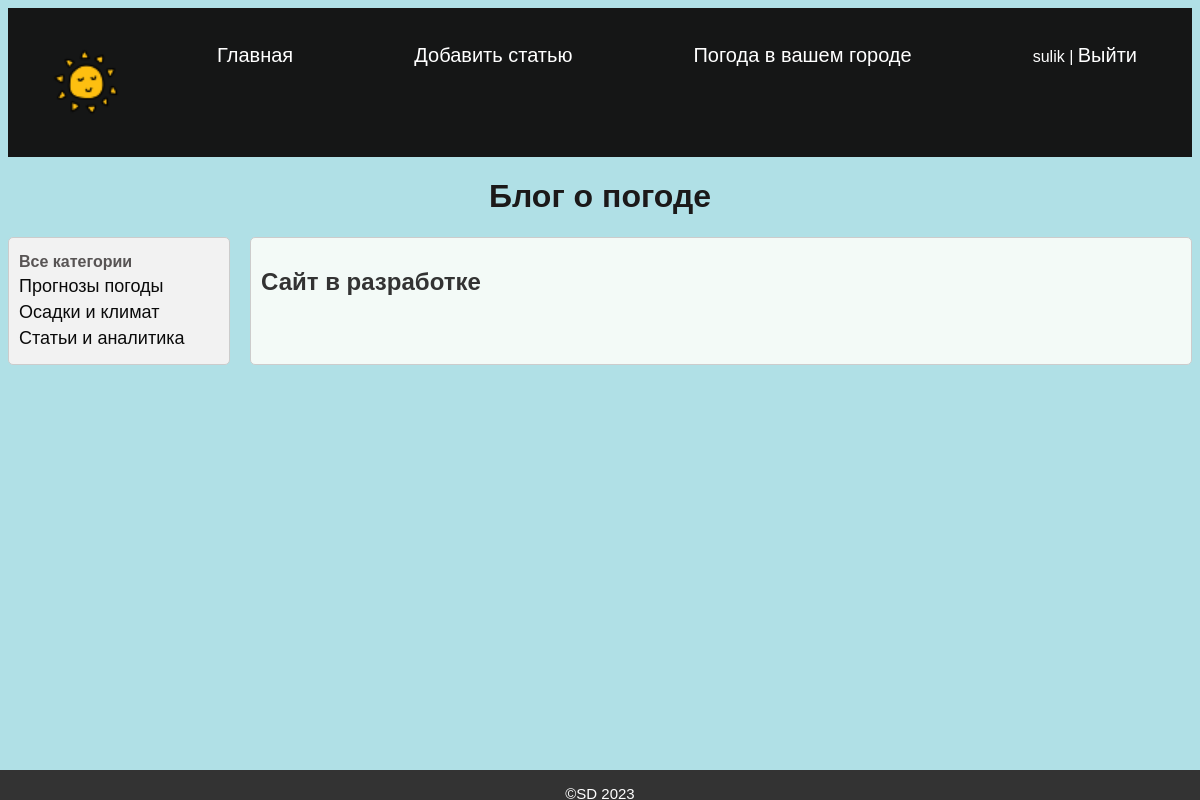
The page /about/ (signed in) on the database its author committed.
### blog/models.py (models this page shows, shortened)
class Category(models.Model):
    name = models.CharField(max_length=100, db_index=True)
    slug = models.SlugField(max_length=255, unique=True, db_index=True, verbose_name="URL")
    def get_absolute_url(self):
        return reverse('category', kwargs={'cat_id': self.pk})

### blog/views.py (the view)
# urls.py: path('about/', AboutView.as_view(), name='about'),
class AboutView(TemplateView):
    template_name = 'blog/about.html'
    def get_context_data(self, **kwargs):
        context = super().get_context_data(**kwargs)
        context['posts'] = Blog.objects.all()
        context['cats'] = Category.objects.all()
        user_menu = get_user_context()['menu']
        user_menu.pop(1)
        context['menu'] = user_menu
        context['title'] = 'О сайте'
        context['cat_selected'] = 0
        return context

### blog/utils.py (called while the page is built)
def get_user_context():
    return {
        'menu': [
            {'title': "Главная", 'url_name': 'home'},
            {'title': "О сайте", 'url_name': 'about'},
            {'title': "Добавить статью", 'url_name': 'add_page'},
            {'title': "Погода в вашем городе", 'url_name': 'weather'},
        ]
    }

### blog/templates/blog/about.html
{% extends 'blog/base.html' %}
{% block content %}
<h2 style="text-align: left;">Сайт в разработке</h2>
{% endblock %}

### blog/templates/blog/base.html (shortened to what this page needs)
{% load static %}
<!DOCTYPE html>
<html>
<head>
    <link rel="stylesheet" href="{% static 'css/style.css' %}">
</head>
<body>
    <div class="header">
        <div class="wrap">
            {% block mainmenu %}
            <div class="header">
                <ul id="mainmenu" class="mainmenu">
                <li class="logo"><a href="{% url 'home' %}"><img src="{% static 'blog/logovaz.png' %}" alt=""><div class="logo"></div></a></li>
    {% for m in menu %}
                <li><a href="{% url m.url_name %}">{{m.title}}</a></li>
    {% endfor %}
                    {% if user.is_authenticated %}
                    <li class="last"> {{user.username}} | <a href="{% url 'logout' %}">Выйти</a></li>
                    {% else %}
                        <li class="last"><a href="{% url 'register' %}">Регистрация </a>| <a href="{% url 'login' %}">Войти</a></li>
                    {% endif %}
                    </ul>
            </div>
    {% endblock mainmenu %}
        </div>
    </div>
    <h1>Блог о погоде</h1>
    <div class="content-wrap">
        <div class="sidebar">
            {% if cat_selected == 0 %}
                <li class="selected">Все категории</li>
            {% else %}
                <li><a href="{% url 'home' %}">Все категории</a></li>
            {% endif %}
            {% for c in cats %}
                {% if c.pk == cat_selected %}
                    <li class="selected">{{c.name}}</li>
                {% else %}
                    <li><a href="{{ c.get_absolute_url }}">{{c.name}}</a></li>
                {% endif %}
            {% endfor %}
        </div>
        <div class="blogs">
            {% block content %}
            {% endblock %}
        </div>
    </div>
<tr><td valign=top>
	<div class="footer">
		<p>&copy;SD 2023 </p>
	</div>
</td></tr></table>
</body>
</html>

### blog/static/css/style.css (style rules this page uses)
body { font-family: Arial, sans-serif; background-color: powderblue; color: rgb(88, 84, 84); }
.header { background-color: rgb(21, 22, 22); color: #fff; padding: 10px; }
.wrap { max-width: 1200px; margin: 0 auto; padding: 0 20px; }
.mainmenu { list-style: none; padding: 0; display: flex; justify-content: space-between; }
.mainmenu li { display: inline-block; margin-right: 15px; }
.mainmenu li a { font-size: 20px; color: #fff; text-decoration: none; }
h1 { text-align: center; color: rgb(27, 25, 25); }
.content-wrap { display: flex; }
.sidebar { background-color: #f2f2f2; padding: 10px; border: 1px solid #ccc; border-radius: 5px; flex: 0 0 200px; margin-right: 20px; }
.sidebar li { list-style-type: none; margin: 5px 0; }
.sidebar li.selected { font-weight: bold; background-color: #f2f2f2; }
.sidebar a { font-size: 18px; text-decoration: none; color: rgb(10, 10, 10); }
.blogs { flex: 1; background-color: rgb(243, 250, 247); padding: 10px; border: 1px solid #ccc; border-radius: 5px; }
.blogs h2 { color: #333; }
.footer { background-color: #333; color: #fff; font-size: 15px; text-align: center; padding: 0; position: fixed; left: 0; bottom: 0; height: 30px; width: 100%; box-sizing: border-box; }
.logo img { width: 150%; height: auto; }

### rows shown on the page
Category: name "Прогнозы погоды"
Category: name "Осадки и климат"
Category: name "Статьи и аналитика"

### other values the page prints
{{ m.title }} "Главная" "Добавить статью" "Погода в вашем городе"
{{ user.username }} "sulik"
